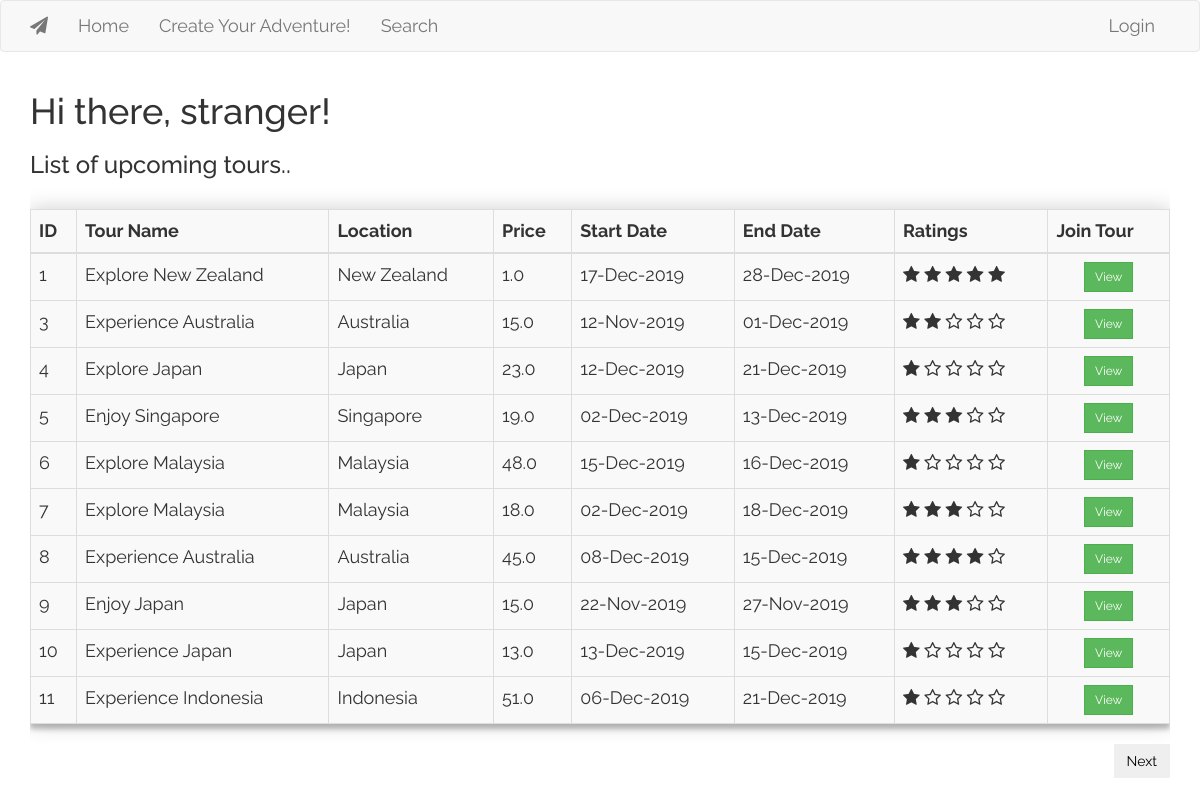
/index, run on the app's committed database.
### app/models.py (models this page shows, shortened)
class Tour(database.Model):
    id = database.Column(database.Integer, primary_key=True)
    tour_name = database.Column(database.String(50))
    tour_description = database.Column(database.String(140))
    tour_location = database.Column(database.String(50))
    tour_price = database.Column(database.Float)
    start_date = database.Column(database.DateTime)
    end_date = database.Column(database.DateTime)
    timestamp = database.Column(database.DateTime, index=True, default=datetime.now)
    user_id = database.Column(database.Integer, database.ForeignKey('user.id'))
    ratings  = database.Column(database.Float)
    f_status = database.Column(database.Boolean, default = False)
    @staticmethod
    def get_tours(tour_list = []):
        tour_list = Tour.query.filter(Tour.f_status != True)
        return tour_list

### app/routes.py (the view)
@app.route('/')
@app.route('/index')
def index():
    user = current_user.username if current_user.is_authenticated else 'stranger'
    tour = Tour().get_tours()
    page = request.args.get('page', 1, type=int)
    tour = tour.paginate(page, 10, False)
    next_url = url_for('index', page=tour.next_num) if tour.has_next else None
    prev_url = url_for('index', page=tour.prev_num) if tour.has_prev else None
    return render_template('index.html', user = user, tours = tour.items, next_url = next_url, prev_url = prev_url)

### app/__init__.py (called while the page is built)
def format_datetime(value, format='medium'):
    if format == 'full':
        format="EEEE, d. MMMM y 'at' HH:mm"
    elif format == 'medium':
        format="dd-MMM-y"
    return babel.dates.format_datetime(value, format)

### app/templates/index.html (shortened to what this page needs)
{% extends "base.html" %}
{% block app_content %}
        <div class = "table-responsive">
        <table class = "table table-striped table-hover table-bordered">
        <h1>Hi there, {{ user }}! </h1>
        <h3>List of upcoming tours..</h3>
        <br>
        <thead>
                <tr>
                        <th>ID</th>
                        <th>Tour Name</th>
                        <th>Location</th>
                        <th>Price</th>
                        <th>Start Date</th>
                        <th>End Date</th>
                        <th>Ratings</th>
                        <th>Join Tour</th>
                </tr>
         </thead>
         <tbody>
                        {% for tour in tours %}
                        <tr>
                            <td>{{tour.id}}</td>
                            <td>{{tour.tour_name}}</td>
                            <td>{{tour.tour_location}}</td>
                            <td>{{tour.tour_price}}</td>
                            <td>{{tour.start_date|datetime}}</td>
                            <td>{{tour.end_date|datetime}}</td>
                            <td>
                                <div class="star-rating main" data-toggle = "tooltip" data-placement="bottom" title = "{{ tour.ratings }}  stars" >
                                <span class="fa fa-star-o" data-rating="1"></span>
                                <span class="fa fa-star-o" data-rating="2"></span>
                                <span class="fa fa-star-o" data-rating="3"></span>
                                <span class="fa fa-star-o" data-rating="4"></span>
                                <span class="fa fa-star-o" data-rating="5"></span>
                                </div>
                            </td>
                            <td  style = "text-align: center">
                                <a href="{{ url_for('viewtour', id=tour.id) }}"><button class = "btn btn-secondary square btn-sm btn-success">{{ ('View') }}</a></button>
                            </td>
                        </tr>
                        {% endfor %}
        </tbody>
        </table>
        {% if next_url %}
        <a href="{{ next_url }}"><button style = "float: right; color: black" class = "btn square submit">{{ ('Next') }}</button></a>
        {% endif %}
{% endblock %}

### app/static/main.css (style rules this page uses)
table { width: 100% !important; align-content: center !important; box-shadow: 0 0 20px 0 rgba(0, 0, 0, 0.2), 0 5px 5px 0 rgba(0, 0, 0, 0.24); background: #F9F9F9; }
body { font: 18px Raleway, sans-serif !important; }
a, a:hover, a:active, a:visited { color: white; }
.submit { -webkit-transition-duration: 0.4s; transition-duration: 0.4s; }
.btn { border-radius: 0; }

### data on the page
Tour: id "1", tour_name "Explore New Zealand", tour_location "New Zealand", tour_price "1.0", start_date "17-Dec-2019", end_date "28-Dec-2019", value "View"
Tour: id "3", tour_name "Experience Australia", tour_location "Australia", tour_price "15.0", start_date "12-Nov-2019", end_date "01-Dec-2019", value "View"
Tour: id "4", tour_name "Explore Japan", tour_location "Japan", tour_price "23.0", start_date "12-Dec-2019", end_date "21-Dec-2019", value "View"
Tour: id "5", tour_name "Enjoy Singapore", tour_location "Singapore", tour_price "19.0", start_date "02-Dec-2019", end_date "13-Dec-2019", value "View"
Tour: id "6", tour_name "Explore Malaysia", tour_location "Malaysia", tour_price "48.0", start_date "15-Dec-2019", end_date "16-Dec-2019", value "View"
Tour: id "7", tour_name "Explore Malaysia", tour_location "Malaysia", tour_price "18.0", start_date "02-Dec-2019", end_date "18-Dec-2019", value "View"
Tour: id "8", tour_name "Experience Australia", tour_location "Australia", tour_price "45.0", start_date "08-Dec-2019", end_date "15-Dec-2019", value "View"
Tour: id "9", tour_name "Enjoy Japan", tour_location "Japan", tour_price "15.0", start_date "22-Nov-2019", end_date "27-Nov-2019", value "View"
Tour: id "10", tour_name "Experience Japan", tour_location "Japan", tour_price "13.0", start_date "13-Dec-2019", end_date "15-Dec-2019", value "View"
Tour: id "11", tour_name "Experience Indonesia", tour_location "Indonesia", tour_price "51.0", start_date "06-Dec-2019", end_date "21-Dec-2019", value "View"

### other printed values
{{ user }} "stranger"
{{ ('Next') }} "Next"
